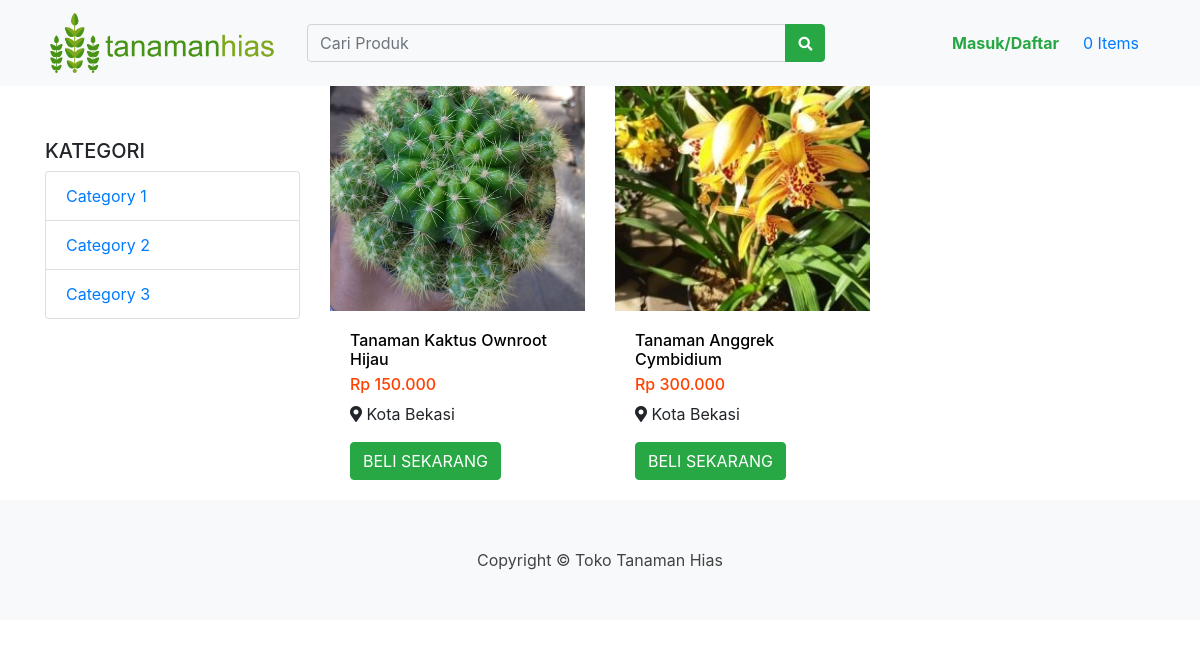
The page / on the database its author committed.
### tables this page shows
CREATE TABLE `barang` (
  `idbarang` int(5) NOT NULL,
  `namabarang` varchar(100) NOT NULL,
  `lokasi` varchar(20) NOT NULL,
  `kategori` varchar(60) NOT NULL,
  `harga` int(11) NOT NULL,
  `stok` int(5) NOT NULL,
  `gambar` text NOT NULL
);

### application/controllers/Home.php (called while the page is built, shortened)
<?php
class Home extends CI_Controller {
	public function __construct(){
		$this->load->model('m_barang');
		$this->load->model('m_invoice');
 	 	$this->load->helper('url');
	}
	public function index()
	{
		$data['barang'] = $this->m_barang->tampil_data()->result();
		$this->load->view('home/index', $data);
	}
}

### index.php (called while the page is built, shortened)
<?php
require_once BASEPATH.'core/CodeIgniter.php';

### application/models/m_barang.php (called while the page is built, shortened)
<?php
class M_barang extends CI_Model{
	public function tampil_data()
	{
		return $this->db->get('barang');
	}
}

### application/views/home/index.php (the view, shortened to what this page needs)
<!DOCTYPE html>
<html lang="en">
<head>
  <link href="<?= base_url('assets/'); ?>vendor/fontawesome-free/css/all.min.css" rel="stylesheet" type="text/css">
  <link href="<?= base_url('assets/'); ?>vendor/bootstrap/css/bootstrap.min.css" rel="stylesheet">
  <link href="<?= base_url('assets/'); ?>css/shop-homepage.css" rel="stylesheet">
</head>
<body>
  <nav class="navbar navbar-expand-lg navbar-light bg-light fixed-top">
    <div class="container">
      <a class="navbar-brand" href="#">
        <img src="<?=base_url('assets/')?>img/logo1.png" width="230" height="60" class="d-inline-block align-top" alt="">
      </a>
      <div class="collapse navbar-collapse" id="navbarResponsive">
        <form class="d-none d-sm-inline-block form-inline mr-auto ml-md-3 my-2 my-md-0 mw-100 navbar-search" style="margin-left: 2%; width: 60%;">
          <div class="input-group">
            <input type="text" class="form-control bg-light border-1 small" placeholder="Cari Produk" aria-label="Search" aria-describedby="basic-addon2">
            <div class="input-group-append">
              <button class="btn btn-success" type="button">
                <i class="fas fa-search fa-sm"></i>
              </button>
            </div>
          </div>
        </form>
        <ul class="navbar-nav ml-auto">
          <li class="nav-item">
            <a class="nav-link" href="#" style="color: #28A745;"><b>Masuk/Daftar</b></a>
          </li>
        </ul>
        <div class="navbar">
          <ul class="nav navbar-nav navbar-right">
            <?php
              $keranjang = ''.$this->cart->total_items(). ' Items'
            ?>
            <?php echo anchor('home/detailkeranjang', $keranjang); ?>
          </ul>
        </div>
      </div>
    </div>
  </nav>
  <div class="container">
    <div class="row">
      <div class="col-lg-3" style="margin-top: 5%;">
        <h5 style="margin-top: 10%;">KATEGORI</h5>
        <div class="list-group">
          <a href="#" class="list-group-item">Category 1</a>
          <a href="#" class="list-group-item">Category 2</a>
          <a href="#" class="list-group-item">Category 3</a>
        </div>
      </div>
      <div class="col-lg-9">
          <div class="row">
            <?php foreach ($barang as $brg) : ?>
              <div class="col-lg-4 col-md-6">
                  <div class="card" style="border: 0;">
                    <a href="#"><img class="card-img-top" src="<?php echo base_url().'/uploads/'.$brg->gambar; ?>" alt=""></a>
                    <div class="card-body">
                      <h6 class="card-title">
                        <a href="#" style="color: black; text-decoration: none;"><?php echo $brg->namabarang; ?></a>
                      </h6>
                      <h6 style="color: #FF4200; margin-top: -3%;">Rp <?php echo number_format($brg->harga, 0,',','.') ?></h6>
                      <p><i class="fas fa-map-marker-alt"></i> Kota <?php echo $brg->lokasi; ?></p>
                      <?php echo anchor('home/tambahkeranjang/'.$brg->idbarang, '<div class="btn btn-success">BELI SEKARANG</div>') ?>
                    </div>
                  </div>
              </div>
            <?php endforeach; ?>
          </div>
        </div>
      </div>
    </div>
  <footer class="py-5 bg-light">
    <div class="container">
      <p class="m-0 text-center" style="color: #434343;">Copyright &copy; Toko Tanaman Hias</p>
    </div>
  </footer>
</body>
</html>

### assets/css/shop-homepage.css (style rules this page uses)
body { padding-top: 56px; }

### rows shown on the page
barang: gambar (picture), namabarang "Tanaman Kaktus Ownroot Hijau", harga "150.000", lokasi "Bekasi", idbarang "BELI SEKARANG"
barang: gambar (picture), namabarang "Tanaman Anggrek Cymbidium", harga "300.000", lokasi "Bekasi", idbarang "BELI SEKARANG"

### other values the page prints
anchor('home/detailkeranjang', $keranjang) "0 Items"
